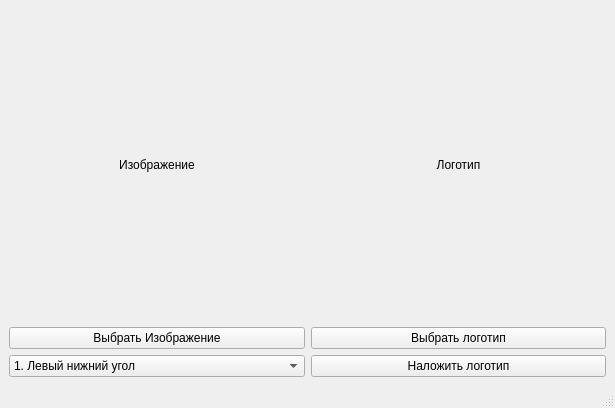
<?xml version="1.0" encoding="UTF-8"?>
<ui version="4.0">
 <class>MainWindow</class>
 <widget class="QMainWindow" name="MainWindow">
  <property name="geometry">
   <rect>
    <x>0</x>
    <y>0</y>
    <width>615</width>
    <height>408</height>
   </rect>
  </property>
  <property name="windowTitle">
   <string>MainWindow</string>
  </property>
  <widget class="QWidget" name="centralwidget">
   <layout class="QGridLayout" name="gridLayout_2">
    <item row="0" column="0">
     <layout class="QGridLayout" name="gridLayout">
      <item row="1" column="1">
       <widget class="QPushButton" name="pushButton_2">
        <property name="text">
         <string>Выбрать логотип</string>
        </property>
       </widget>
      </item>
      <item row="0" column="1">
       <widget class="QLabel" name="label_2">
        <property name="text">
         <string>Логотип</string>
        </property>
        <property name="alignment">
         <set>Qt::AlignCenter</set>
        </property>
       </widget>
      </item>
      <item row="1" column="0">
       <widget class="QPushButton" name="pushButton">
        <property name="text">
         <string>Выбрать Изображение</string>
        </property>
       </widget>
      </item>
      <item row="0" column="0">
       <widget class="QLabel" name="label">
        <property name="text">
         <string>Изображение</string>
        </property>
        <property name="alignment">
         <set>Qt::AlignCenter</set>
        </property>
       </widget>
      </item>
      <item row="2" column="0">
       <widget class="QComboBox" name="comboBox">
        <item>
         <property name="text">
          <string>1. Левый нижний угол</string>
         </property>
        </item>
        <item>
         <property name="text">
          <string>2. Правый нижний угол</string>
         </property>
        </item>
        <item>
         <property name="text">
          <string>3. Правый верхний угол</string>
         </property>
        </item>
        <item>
         <property name="text">
          <string>4. Левый верхний угол</string>
         </property>
        </item>
       </widget>
      </item>
      <item row="2" column="1">
       <widget class="QPushButton" name="pushButton_3">
        <property name="text">
         <string>Наложить логотип</string>
        </property>
       </widget>
      </item>
     </layout>
    </item>
   </layout>
  </widget>
  <widget class="QMenuBar" name="menubar">
   <property name="geometry">
    <rect>
     <x>0</x>
     <y>0</y>
     <width>615</width>
     <height>21</height>
    </rect>
   </property>
  </widget>
  <widget class="QStatusBar" name="statusbar"/>
 </widget>
 <resources/>
 <connections/>
</ui>
